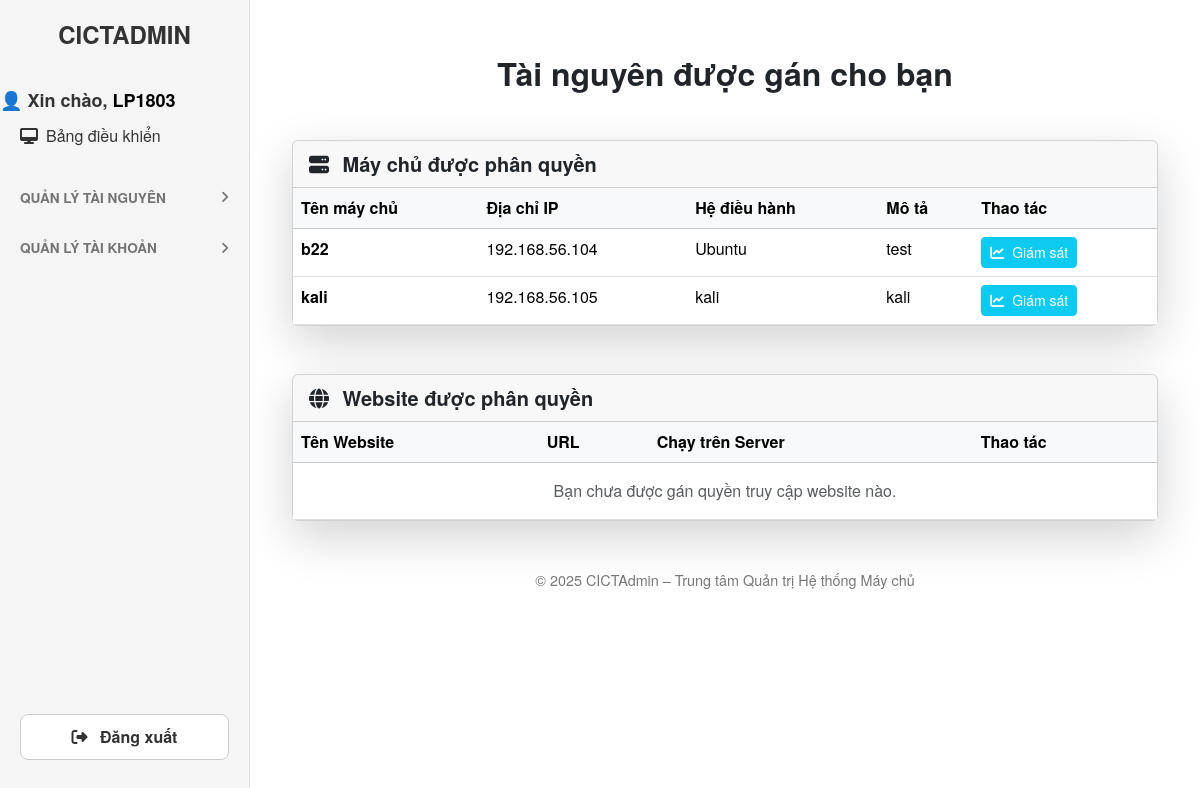
Page /my_resources (signed in) on the committed database.
### tables this page shows
CREATE TABLE servers (
        id INTEGER PRIMARY KEY AUTOINCREMENT,
        name TEXT NOT NULL,
        ip TEXT NOT NULL,
        username TEXT NOT NULL,
        password TEXT NOT NULL,
        os TEXT,
        description TEXT,
        port INTEGER DEFAULT 22
    );

### app.py (the view, shortened to what this page needs)
@app.route("/my_resources")
@login_required
def my_resources():
    user_id = session.get("user_id")
    db = get_db()
    servers = db.execute("""
        SELECT s.* FROM servers s
        JOIN user_servers us ON s.id = us.server_id
        WHERE us.user_id = ?
    """, (user_id,)).fetchall()
    websites = db.execute("""
        SELECT w.* FROM websites w
        JOIN user_website uw ON w.id = uw.website_id
        WHERE uw.user_id = ?
    """, (user_id,)).fetchall()
    return render_template("user_resources.html",
                           assigned_servers=servers,
                           assigned_websites=websites)

### app.py (called while the page is built)
@app.context_processor
def inject_user():
    return dict(current_user=session.get("user"))

def get_db():
    db = getattr(g, "_database", None)
    if db is None:
        db = g._database = sqlite3.connect(DATABASE, detect_types=sqlite3.PARSE_DECLTYPES)
        db.row_factory = sqlite3.Row
    return db

@app.teardown_appcontext
def close_connection(exception):
    db = getattr(g, "_database", None)
    if db:
        db.close()

def login_required(f):
    @wraps(f)
    def decorated_function(*args, **kwargs):
        if "logged_in" not in session:
            flash("Bạn phải đăng nhập trước.", "warning")
            return redirect(url_for("login"))
        return f(*args, **kwargs)
    return decorated_function

### templates/user_resources.html
{% extends "base.html" %}
{% block content %}
<div class="container mt-4">
    <h2 class="fw-bold mb-5 text-center text-dark">Tài nguyên được gán cho bạn</h2>
    <div class="card shadow-lg mb-5">
        <div class="card-header text-dark fw-bold fs-5">
            <i class="fas fa-server me-2"></i> Máy chủ được phân quyền
        </div>
        <div class="card-body p-0">
            <table class="table table-hover mb-0">
                <thead class="table-light">
                    <tr>
                        <th>Tên máy chủ</th>
                        <th>Địa chỉ IP</th>
                        <th>Hệ điều hành</th>
                        <th>Mô tả</th>
                        <th>Thao tác</th>
                    </tr>
                </thead>
                <tbody>
                    {% for server in assigned_servers %}
                    <tr>
                        <td class="fw-bold">{{ server.name }}</td>
                        <td>{{ server.ip }}</td>
                        <td>{{ server.os }}</td>
                        <td>{{ server.description }}</td>
                        <td>
                            <a href="{{ url_for('user_server_detail', server_id=server.id) }}" class="btn btn-sm btn-info text-white">
                                <i class="fas fa-chart-line me-1"></i> Giám sát
                            </a>
                        </td>
                    </tr>
                    {% else %}
                    <tr>
                        <td colspan="5" class="text-center text-muted py-3">Bạn chưa được gán quyền truy cập máy chủ nào.</td>
                    </tr>
                    {% endfor %}
                </tbody>
            </table>
        </div>
    </div>
    <div class="card shadow-lg mb-5">
        <div class="card-header text-dark fw-bold fs-5">
            <i class="fas fa-globe me-2"></i> Website được phân quyền
        </div>
        <div class="card-body p-0">
            <table class="table table-hover mb-0">
                <thead class="table-light">
                    <tr>
                        <th>Tên Website</th>
                        <th>URL</th>
                        <th>Chạy trên Server</th>
                        <th>Thao tác</th>
                    </tr>
                </thead>
                <tbody>
                    {% for web in assigned_websites %}
                    <tr>
                        <td class="fw-bold">{{ web.name }}</td>
                        <td><a href="http://{{ web.url }}" target="_blank">{{ web.url }}</a></td>
                        <td>{{ web.server_name }}</td>
                        <td>
                            <a href="{{ url_for('user_website_detail', web_id=web.id) }}" class="btn btn-sm btn-primary">
                                <i class="fas fa-info-circle me-1"></i> Xem chi tiết
                            </a>
                        </td>
                    </tr>
                    {% else %}
                    <tr>
                        <td colspan="4" class="text-center text-muted py-3">Bạn chưa được gán quyền truy cập website nào.</td>
                    </tr>
                    {% endfor %}
                </tbody>
            </table>
        </div>
    </div>
</div>
{% endblock %}

### templates/base.html (style rules this page uses)
body { background-color: #ffffff; font-family: 'Helvetica Neue', Helvetica, Arial, sans-serif; margin: 0; display: flex; min-height: 100vh; }

### rows in the picture
servers: name "b22", ip "192.168.56.104", os "Ubuntu", description "test"
servers: name "kali", ip "192.168.56.105", os "kali", description "kali"

### other values in the picture
{{ current_user }} "LP1803"
